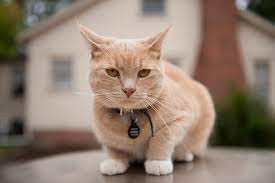
#> input picture cat1.jpg, 275 x 183 px
$ python translations.py
#> lines starting #> are read from the running program, lines starting #| are printed output that depends on the picture
import cv2 as cv
import numpy as np
img= cv.imread('cat1.jpg')
#> img is the input picture: shape (183, 275, 3); mean B, G, R 112.8, 126.7, 145
def translate(img,x,y):
#> called with x = 100, y = 100
    transMat=np.float32([[0,1,x],[0,1,y]])
    dimensions=(img.shape[1],img.shape[0])
#> dimensions = (275, 183)
    return cv.warpAffine(img,transMat,dimensions)
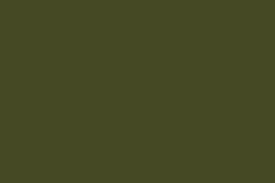
#> returned value: shape (183, 275, 3); mean of channels 0, 1, 2 36, 73, 69; drawn as B, G, R
#-x-left,x-right
#-y-up, y-down
translated=translate(img,100,100)
cv.imshow("Translated",translated)
#rotation
def rotation(img,angle,rotPoint=None):
#> called with angle = 45
    (height,width)=img.shape[:2]
#> height = 183; width = 275
    if rotPoint is None:
        rotPoint=(width//2,height//2)
#> rotPoint = (137, 91)
    rotMat=cv.getRotationMatrix2D(rotPoint,angle,1.0)
    dimensions=(width,height)
#> dimensions = (275, 183)
    return cv.warpAffine(img,rotMat,dimensions)
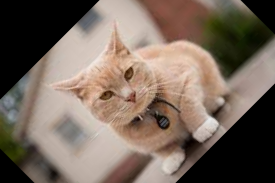
#> returned value: shape (183, 275, 3); mean of channels 0, 1, 2 92.1, 103.6, 118.6; drawn as B, G, R
rotated=rotation(img,45)
cv.imshow("Rotated",rotated)
cv.waitKey(0)
